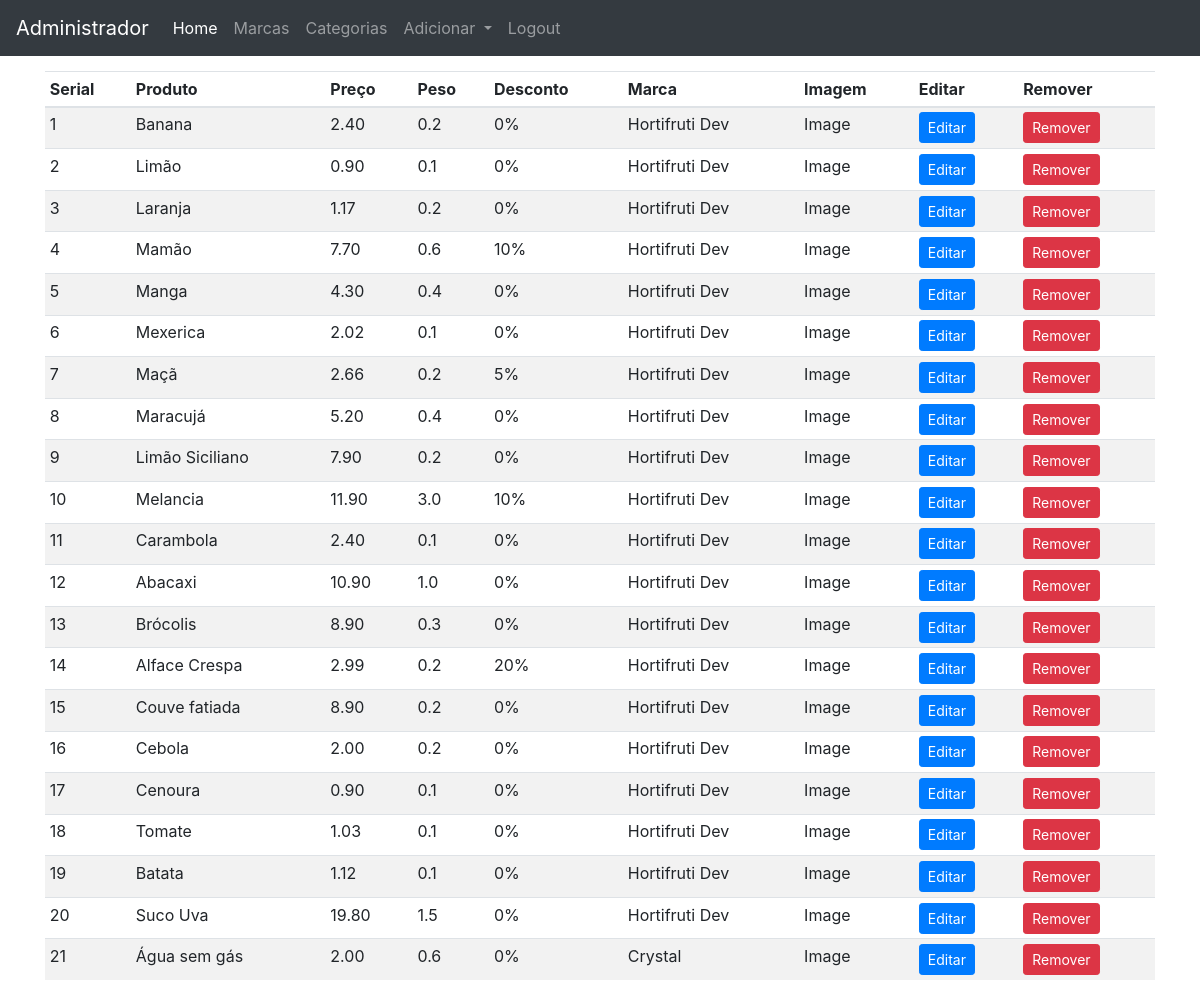
The page /admin (signed in) on the database its author committed.
### loja/produtos/models.py (models this page shows, shortened)
class Produto(db.Model):
    id = db.Column(db.Integer, primary_key=True)
    name = db.Column(db.String(80), nullable=False)
    price = db.Column(db.Numeric(10,2), nullable=False)
    discount = db.Column(db.Integer, default=0)
    stock = db.Column(db.Integer, nullable=False)
    weight= db.Column(db.Float, nullable=False)
    description= db.Column(db.Text, nullable=False)
    pub_date = db.Column(db.DateTime, nullable=False, default=datetime.utcnow)
    marca_id = db.Column(db.Integer, db.ForeignKey('marca.id'),nullable=False)
    marca = db.relationship('Marca', backref=db.backref('marcas', lazy=True))
    categoria_id = db.Column(db.Integer, db.ForeignKey('categoria.id'),nullable=False)
    categoria = db.relationship('Categoria', backref=db.backref('categorias', lazy=True))
    image= db.Column(db.String(150), nullable=True, default='image.jpg')

class Marca(db.Model):
    id = db.Column(db.Integer, primary_key=True)
    name = db.Column(db.String(30),nullable=False,unique=True)

### loja/admin/rotas.py (the view)
@app.route('/admin')
def admin():
    if 'email' not in session:
        flash(f'Realize o login!','danger')
        return redirect(url_for('login'))
    produtos = Produto.query.all()
    return render_template('admin/index.html', title = 'Pagina administrativa', produtos=produtos)

### loja/templates/admin/index.html (shortened to what this page needs)
{% extends 'layoutsAdmin.html' %}
{% block content %}
<div class="containter">
{% include 'navbarAdmin.html' %}
<div class="container" style="margin-top: 15px; margin-bottom: 15px;">
      <div class="containter mt-2">
        <table class="table table-sm table-striped">
            <thead>
                <th>Serial</th>
                <th>Produto</th>
                <th>Preço</th>
                <th>Peso</th>
                <th>Desconto</th>
                <th>Marca</th>
                <th>Imagem</th>
                <th>Editar</th>
                <th>Remover</th>
            </thead>
            <tbody>
                {% for produto in produtos %}
                <tr>
                    <td>{{loop.index}}</td>
                    <td>{{produto.name}}</td>
                    <td>{{produto.price}}</td>
                    <td>{{produto.weight}}</td>
                    <td>{{produto.discount}}%</td>
                    <td>{{produto.marca.name}}</td>
                    <td>Image</td>
                    <td><a href="{{url_for('updateproduto', id=produto.id)}}" class="btn btn-primary btn-sm"btn>Editar</a></td>
                    <td>
                      <form action="{{url_for('deleteproduto', id= produto.id)}}" method="POST">
                        <button type="button" class="btn btn-danger btn-sm" data-toggle="modal" data-target="#exampleModal{{produto.id}}">Remover</button>
                      </form>
                    </td>
                </tr>
                {% endfor %}
    </tbody>
  </table>
  </div>
</div>
{% endblock content %}

### rows shown on the page
Produto: name "Banana", price "2.40", weight "0.2", discount "0", marca.name "Hortifruti Dev"
Produto: name "Limão", price "0.90", weight "0.1", discount "0", marca.name "Hortifruti Dev"
Produto: name "Laranja", price "1.17", weight "0.2", discount "0", marca.name "Hortifruti Dev"
Produto: name "Mamão", price "7.70", weight "0.6", discount "10", marca.name "Hortifruti Dev"
Produto: name "Manga", price "4.30", weight "0.4", discount "0", marca.name "Hortifruti Dev"
Produto: name "Mexerica", price "2.02", weight "0.1", discount "0", marca.name "Hortifruti Dev"
Produto: name "Maçã", price "2.66", weight "0.2", discount "5", marca.name "Hortifruti Dev"
Produto: name "Maracujá", price "5.20", weight "0.4", discount "0", marca.name "Hortifruti Dev"
Produto: name "Limão Siciliano", price "7.90", weight "0.2", discount "0", marca.name "Hortifruti Dev"
Produto: name "Melancia", price "11.90", weight "3.0", discount "10", marca.name "Hortifruti Dev"
Produto: name "Carambola", price "2.40", weight "0.1", discount "0", marca.name "Hortifruti Dev"
Produto: name "Abacaxi", price "10.90", weight "1.0", discount "0", marca.name "Hortifruti Dev"
Produto: name "Brócolis", price "8.90", weight "0.3", discount "0", marca.name "Hortifruti Dev"
Produto: name "Alface Crespa", price "2.99", weight "0.2", discount "20", marca.name "Hortifruti Dev"
Produto: name "Couve fatiada", price "8.90", weight "0.2", discount "0", marca.name "Hortifruti Dev"
Produto: name "Cebola", price "2.00", weight "0.2", discount "0", marca.name "Hortifruti Dev"
Produto: name "Cenoura", price "0.90", weight "0.1", discount "0", marca.name "Hortifruti Dev"
Produto: name "Tomate", price "1.03", weight "0.1", discount "0", marca.name "Hortifruti Dev"
Produto: name "Batata", price "1.12", weight "0.1", discount "0", marca.name "Hortifruti Dev"
Produto: name "Suco Uva", price "19.80", weight "1.5", discount "0", marca.name "Hortifruti Dev"
Produto: name "Água sem gás", price "2.00", weight "0.6", discount "0", marca.name "Crystal"
